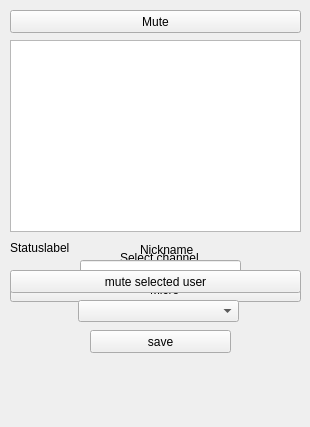
<?xml version="1.0" encoding="UTF-8"?>
<ui version="4.0">
 <class>MainWindow</class>
 <widget class="QMainWindow" name="MainWindow">
  <property name="geometry">
   <rect>
    <x>0</x>
    <y>0</y>
    <width>310</width>
    <height>427</height>
   </rect>
  </property>
  <property name="windowTitle">
   <string>VoiceSokets</string>
  </property>
  <property name="windowIcon">
   <iconset>
    <normaloff>assets/logo.png</normaloff>assets/logo.png</iconset>
  </property>
  <widget class="QWidget" name="centralwidget">
   <widget class="QPushButton" name="mute_button">
    <property name="geometry">
     <rect>
      <x>10</x>
      <y>10</y>
      <width>291</width>
      <height>23</height>
     </rect>
    </property>
    <property name="text">
     <string>Mute</string>
    </property>
   </widget>
   <widget class="QListWidget" name="users">
    <property name="geometry">
     <rect>
      <x>10</x>
      <y>40</y>
      <width>291</width>
      <height>192</height>
     </rect>
    </property>
   </widget>
   <widget class="QWidget" name="channel_selct" native="true">
    <property name="geometry">
     <rect>
      <x>0</x>
      <y>240</y>
      <width>311</width>
      <height>181</height>
     </rect>
    </property>
    <widget class="QLabel" name="label">
     <property name="geometry">
      <rect>
       <x>120</x>
       <y>10</y>
       <width>121</width>
       <height>16</height>
      </rect>
     </property>
     <property name="text">
      <string>Select channel</string>
     </property>
    </widget>
    <widget class="QComboBox" name="channel_list">
     <property name="geometry">
      <rect>
       <x>10</x>
       <y>40</y>
       <width>291</width>
       <height>22</height>
      </rect>
     </property>
    </widget>
   </widget>
   <widget class="QLabel" name="ico">
    <property name="geometry">
     <rect>
      <x>160</x>
      <y>370</y>
      <width>151</width>
      <height>51</height>
     </rect>
    </property>
    <property name="text">
     <string/>
    </property>
    <property name="pixmap">
     <pixmap>assets/vc.png</pixmap>
    </property>
   </widget>
   <widget class="QWidget" name="start_settings_select" native="true">
    <property name="geometry">
     <rect>
      <x>0</x>
      <y>230</y>
      <width>311</width>
      <height>181</height>
     </rect>
    </property>
    <widget class="QLineEdit" name="nickname_input">
     <property name="geometry">
      <rect>
       <x>80</x>
       <y>30</y>
       <width>161</width>
       <height>20</height>
      </rect>
     </property>
    </widget>
    <widget class="QPushButton" name="save">
     <property name="geometry">
      <rect>
       <x>90</x>
       <y>100</y>
       <width>141</width>
       <height>23</height>
      </rect>
     </property>
     <property name="text">
      <string>save</string>
     </property>
    </widget>
    <widget class="QLabel" name="label_2">
     <property name="geometry">
      <rect>
       <x>140</x>
       <y>10</y>
       <width>61</width>
       <height>20</height>
      </rect>
     </property>
     <property name="text">
      <string>Nickname</string>
     </property>
    </widget>
    <widget class="QComboBox" name="micro">
     <property name="geometry">
      <rect>
       <x>78</x>
       <y>70</y>
       <width>161</width>
       <height>22</height>
      </rect>
     </property>
    </widget>
    <widget class="QLabel" name="label_3">
     <property name="geometry">
      <rect>
       <x>150</x>
       <y>50</y>
       <width>61</width>
       <height>20</height>
      </rect>
     </property>
     <property name="text">
      <string>Micro</string>
     </property>
    </widget>
   </widget>
   <widget class="QWidget" name="on_voice_chat" native="true">
    <property name="geometry">
     <rect>
      <x>0</x>
      <y>230</y>
      <width>311</width>
      <height>191</height>
     </rect>
    </property>
    <widget class="QLabel" name="statuslabel">
     <property name="geometry">
      <rect>
       <x>10</x>
       <y>10</y>
       <width>291</width>
       <height>16</height>
      </rect>
     </property>
     <property name="text">
      <string>Statuslabel</string>
     </property>
    </widget>
    <widget class="QPushButton" name="mute_selected">
     <property name="geometry">
      <rect>
       <x>10</x>
       <y>40</y>
       <width>291</width>
       <height>23</height>
      </rect>
     </property>
     <property name="text">
      <string>mute selected user</string>
     </property>
    </widget>
   </widget>
  </widget>
 </widget>
 <resources/>
 <connections/>
</ui>
